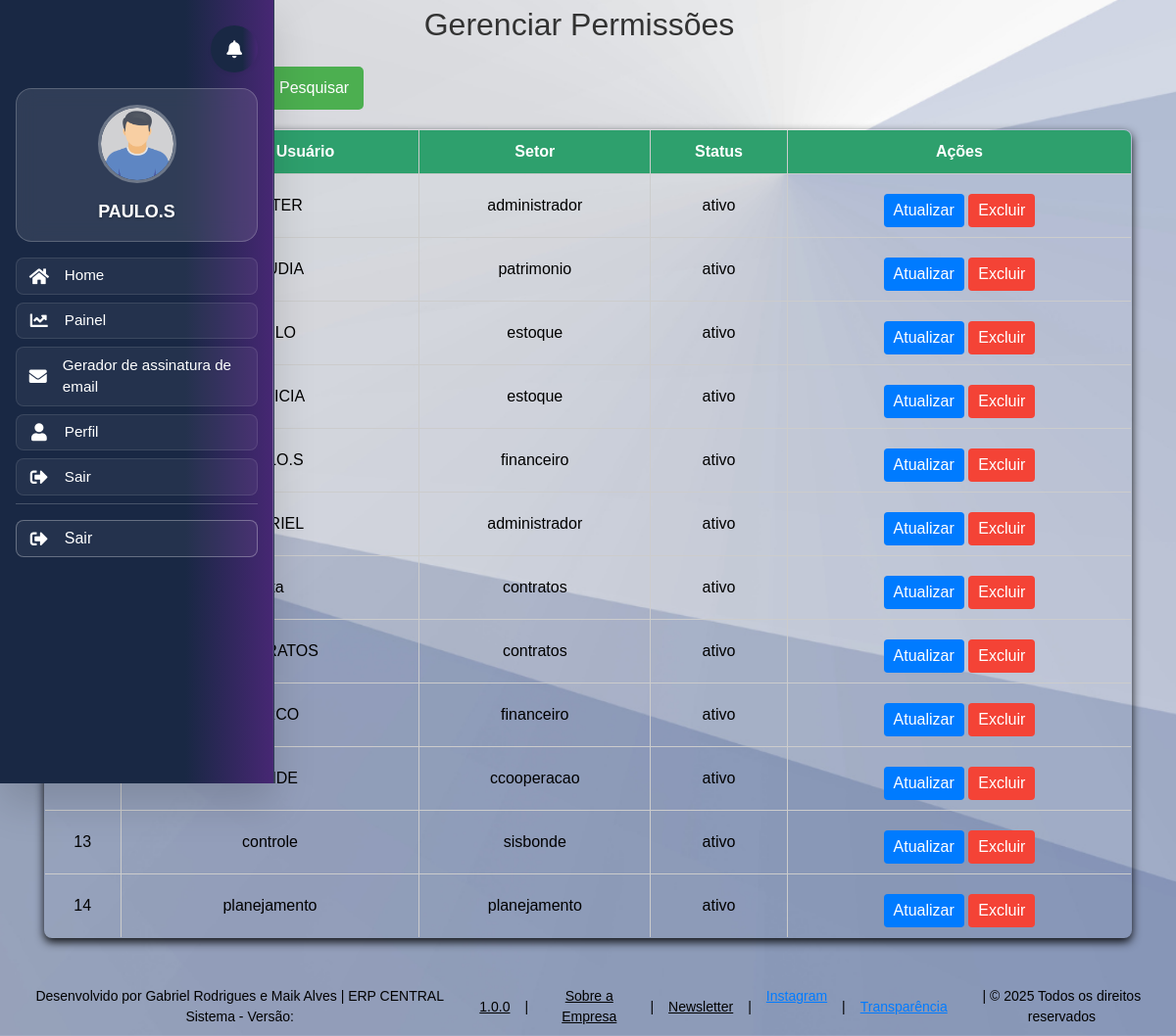
The app's page /gerenciarpermissao.php (signed in) with its own data.
### tables this page shows
CREATE TABLE `usuario` (
  `id` int(11) NOT NULL,
  `username` varchar(50) NOT NULL,
  `senha` varchar(255) NOT NULL,
  `matricula` varchar(20) NOT NULL,
  `email` varchar(100) NOT NULL,
  `setor` enum('administrador','estoque','patrimonio','financeiro','contratos','ccooperacao','sisbonde','planejamento') NOT NULL,
  `cargo` varchar(50) NOT NULL,
  `situacao` enum('ativo','inativo') DEFAULT 'ativo',
  `foto` varchar(255) DEFAULT 'default.png',
  `primeira_vez` tinyint(1) DEFAULT 1,
  `tempo_registro` datetime DEFAULT NULL
);

### gerenciarpermissao.php (the view, shortened to what this page needs)
<?php
include 'banco.php';
include 'header.php';
$search_query = isset($_GET['search']) ? $con->real_escape_string($_GET['search']) : '';
$query = "SELECT id, username, setor, situacao FROM usuario";
$usuarios = $con->query($query);
?>
<!DOCTYPE html>
<html lang="pt-br">
<head>
    <link rel="stylesheet" href="src/style/style.css">
</head>
<body>
    <h2>Gerenciar Permissões</h2>
<div class="container">
        <form class="container1" method="GET" action="gerenciarpermissao.php">
            <input type="text" name="search" placeholder="Pesquisar por nome..." value="<?php echo htmlspecialchars($search_query); ?>">
            <button class="btn1" type="submit">Pesquisar</button>
        </form>
        <table>
            <thead>
                <tr>
                    <th>ID</th>
                    <th>Nome de Usuário</th>
                    <th>Setor</th>
                    <th>Status</th>
                    <th>Ações</th>
                </tr>
            </thead>
            <tbody>
                <?php if ($usuarios && $usuarios->num_rows > 0): ?>
                    <?php while ($usuario = $usuarios->fetch_assoc()): ?>
                        <tr>
                            <td><?php echo htmlspecialchars($usuario['id']); ?></td>
                            <td><?php echo htmlspecialchars($usuario['username']); ?></td>
                            <td><?php echo htmlspecialchars($usuario['setor']); ?></td>
                            <td><?php echo htmlspecialchars($usuario['situacao']); ?></td>
                            <td>
                                <button class="btn btn-update" onclick="openModal(
                                    <?php echo $usuario['id']; ?>,
                                    '<?php echo htmlspecialchars($usuario['username']); ?>',
                                    '<?php echo htmlspecialchars($usuario['setor']); ?>',
                                    '<?php echo htmlspecialchars($usuario['situacao']); ?>'
                                )">
                                    Atualizar
                                </button>
                                <button class="btn btn-delete" onclick="openDeleteModal(<?php echo $usuario['id']; ?>)">Excluir</button>
                            </td>
                        </tr>
                    <?php endwhile; ?>
                <?php else: ?>
                    <tr>
                        <td colspan="5">Nenhum usuário encontrado.</td>
                    </tr>
                <?php endif; ?>
            </tbody>
        </table>
</div>
</body>
</html>
<?php include 'footer.php'; ?>

### src/style/lateral-menu.css (style rules this page uses)
:root { --primary-gradient: linear-gradient(90deg, #192844 67.81%, #472774 100%); --secondary-gradient: linear-gradient(135deg, #472774 0%, #6a4c93 100%); --accent-gradient: linear-gradient(135deg, #667eea 0%, #764ba2 100%); --success-gradient: linear-gradient(135deg, #4facfe 0%, #00f2fe 100%); --warning-gradient: linear-gradient(135deg, #43e97b 0%, #38f9d7 100%); --danger-gradient: linear-gradient(135deg, #fa709a 0%, #fee140 100%); --glass-gradient: linear-gradient(135deg, rgba(255, 255, 255, 0.1) 0%, rgba(255, 255, 255, 0.05) 100%); --primary-color: #192844; --secondary-color: #472774; --accent-color: #667eea; --text-dark: #2d3748; --text-light: #718096; --bg-light: #f7fafc; --bg-white: #ffffff; --border-color: #e2e8f0; --shadow-sm: 0 1px 3px rgba(0, 0, 0, 0.1); --shadow-md: 0 4px 6px rgba(0, 0, 0, 0.1); --shadow-lg: 0 10px 25px rgba(0, 0, 0, 0.15); --shadow-xl: 0 20px 40px rgba(0, 0, 0, 0.2); --border-radius: 12px; --border-radius-sm: 6px; --transition-fast: all 0.2s ease; --transition-smooth: all 0.3s cubic-bezier(0.25, 0.46, 0.45, 0.94); --sidebar-width: 280px; }
* { box-sizing: border-box; }
body { margin: 0; padding: 0; font-family: "Inter", -apple-system, BlinkMacSystemFont, "Segoe UI", Roboto, sans-serif; background-image: url('../img/bk.png'); background-size: cover; background-position: center; background-repeat: no-repeat; overflow-x: hidden; }

### src/style/sino.css (style rules this page uses)
:root { --primary-gradient: linear-gradient(90deg, #192844 67.81%, #472774 100%); --notification-primary: #192844; --notification-secondary: #472774; --notification-accent: #00bcd4; --notification-success: #28a745; --notification-warning: #ffc107; --notification-danger: #dc3545; --notification-white: #ffffff; --notification-light: #f8f9fa; --notification-dark: #343a40; --shadow-sm: 0 2px 8px rgba(0, 0, 0, 0.1); --shadow-md: 0 4px 16px rgba(0, 0, 0, 0.15); --shadow-lg: 0 8px 32px rgba(0, 0, 0, 0.2); --border-radius: 12px; --transition: all 0.3s cubic-bezier(0.4, 0, 0.2, 1); }

### src/style/modal-perfil.css (style rules this page uses)
:root { --primary-gradient: linear-gradient(90deg, #192844 67.81%, #472774 100%); --secondary-gradient: linear-gradient(135deg, #667eea 0%, #764ba2 100%); --success-gradient: linear-gradient(135deg, #4facfe 0%, #00f2fe 100%); --warning-gradient: linear-gradient(135deg, #43e97b 0%, #38f9d7 100%); --danger-gradient: linear-gradient(135deg, #fa709a 0%, #fee140 100%); --accent-gradient: linear-gradient(135deg, #a8edea 0%, #fed6e3 100%); --text-dark: #2d3748; --text-light: #718096; --text-muted: #a0aec0; --bg-white: #ffffff; --bg-light: #f8fafc; --border-color: #e2e8f0; --shadow-sm: 0 2px 4px rgba(0, 0, 0, 0.05); --shadow-md: 0 4px 12px rgba(0, 0, 0, 0.08); --shadow-lg: 0 8px 24px rgba(0, 0, 0, 0.12); --shadow-xl: 0 20px 40px rgba(0, 0, 0, 0.15); --border-radius: 16px; --border-radius-sm: 8px; --transition-fast: all 0.15s ease-out; --transition-normal: all 0.25s ease-out; --transition-slow: all 0.35s ease-out; --easing-natural: cubic-bezier(0.25, 0.46, 0.45, 0.94); --easing-smooth: cubic-bezier(0.4, 0, 0.2, 1); --font-family: "Segoe UI", Tahoma, Geneva, Verdana, sans-serif; }

### src/style/style.css (style rules this page uses)
* { box-sizing: border-box; }
h2 { color: #333; padding: 6px; text-align: center; margin-right: 18px; }
button { display: flex; margin-top: 10px; padding: 10px 15px; background-color: #4caf50; color: white; border: none; border-radius: 5px; cursor: pointer; }
table { width: 100%; border-collapse: collapse; margin: 20px auto; box-shadow: 0 4px 10px rgba(0.9, 0.5, 0.5, 0.9); border-radius: 8px; overflow: hidden; }
table, th, td { border: 1px solid #ddd; color: #000; }
th, td { padding: 10px; text-align: left; max-width: 200px; overflow-wrap: break-word; }
table th { background-color: #2ea06d; color: white; }

### gerenciarpermissao.php (style rules this page uses)
.container { display: table; }
.container, .container-fluid, .container-lg, .container-md, .container-sm, .container-xl { width: 100%; }
table { width: 100%; border-collapse: collapse; margin-top: 20px; }
th, td { border: 1px solid #ccc; padding: 10px; text-align: center; }
th { background-color: #f4f4f4; }
.btn { padding: 5px 10px; cursor: pointer; border: none; border-radius: 4px; }
.btn-update { background-color: #007bff; color: white; }
.btn-delete { background-color: #f44336; color: white; }
.container1 { display: flex; align-items: baseline; gap: 10px; }
.btn1 { cursor: pointer; }

### records on screen
usuario: username "MASTER", setor "administrador", situacao "ativo"
usuario: id "2", username "CLAUDIA", setor "patrimonio", situacao "ativo"
usuario: id "3", username "PAULO", setor "estoque", situacao "ativo"
usuario: id "4", username "PATRICIA", setor "estoque", situacao "ativo"
usuario: username "PAULO.S", setor "financeiro", situacao "ativo"
usuario: id "6", username "GABRIEL", setor "administrador", situacao "ativo"
usuario: username "Rita", setor "contratos", situacao "ativo"
usuario: username "CONTRATOS", setor "contratos", situacao "ativo"
usuario: username "MARCO", setor "financeiro", situacao "ativo"
usuario: username "BONDE", setor "ccooperacao", situacao "ativo"
usuario: id "13", username "controle", setor "sisbonde", situacao "ativo"
usuario: id "14", username "planejamento", setor "planejamento", situacao "ativo"

### other values on screen
$username "PAULO.S"
$item['nome'] "Home"
$item['nome'] "Painel"
$item['nome'] "Gerador de assinatura de email"
$item['nome'] "Perfil"
$item['nome'] "Sair"
